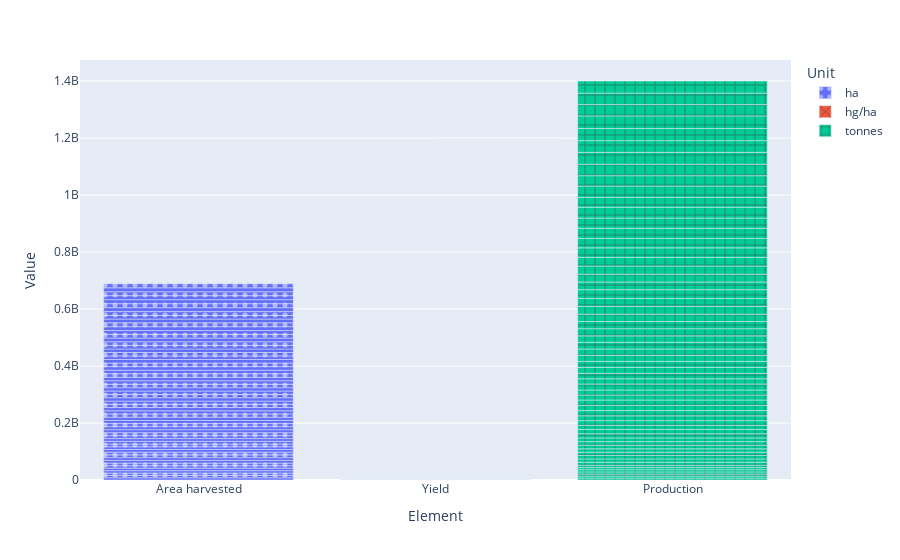

The notebook cell saved with this chart:
### Code cell
fig = px.bar(pak, x="Element", y="Value", color="Unit",
             pattern_shape="Unit", pattern_shape_sequence=[".", "x", "+"])
fig.show()

### Figure 1 — Plotly figure (JSON) as saved in the notebook; plotly's stock layout.template omitted (floating-point values rounded to 4 significant figures)
{"data": [{"alignmentgroup": "True", "hovertemplate": "Unit=ha<br>Element=%{x}<br>Value=%{y}<extra></extra>", "legendgroup": "ha", "marker": {"color": "#636efa", "pattern": {"shape": "."}}, "name": "ha", "offsetgroup": "ha", "orientation": "v", "showlegend": true, "textposition": "auto", "type": "bar", "x": ["Area harvested", "Area harvested", "Area harvested", "Area harvested", "Area harvested", "Area harvested", "Area harvested", "Area harvested", "Area harvested", "Area harvested", "Area harvested", "Area harvested", "Area harvested", "Area harvested", "Area harvested", "Area harvested", "Area harvested", "Area harvested", "Area harvested", "Area harvested", "Area harvested", "Area harvested", "Area harvested", "Area harvested", "Area harvested", "Area harvested", "Area harvested", "Area harvested", "Area harvested", "Area harvested", "Area harvested", "Area harvested", "Area harvested", "Area harvested", "Area harvested", "Area harvested", "Area harvested", "Area harvested", "Area harvested", "Area harvested", "Area harvested", "Area harvested", "Area harvested", "Area harvested", "Area harvested", "Area harvested", "Area harvested", "Area harvested", "Area harvested", "Area harvested", "Area harvested", "Area harvested", "Area harvested", "Area harvested", "Area harvested", "Area harvested", "Area harvested", "Area harvested", "Area harvested", "Area harvested"], "xaxis": "x", "y": [7858558, 8090856, 8212602, 8533549, 8872528, 8667751, 9031397, 9536762, 9706300, 9837847, 9473889, 9190065, 9602198, 9525590, 9435332, 9764570, 10280049, 10330327, 10585100, 10584500, 10910000, 11040200, 11401300, 11350900, 11048800, 11382000, 11317900, 11302100, 11809700, 11864100, 11705800, 11738200, 12181400, 12134600, 12210700, 12410400, 12356500, 12718800, 12515100, 12668100, 12126700, 12022100, 12481100, 12470000, 12809800, 12931600, 13051400, 13387900, 13674300, 13332376, 13308200, 12749240, 13363900, 13959878, 13961922, 14087724, 13928846, 13735791, 13893493, 14082566], "yaxis": "y"}, {"alignmentgroup": "True", "hovertemplate": "Unit=hg/ha<br>Element=%{x}<br>Value=%{y}<extra></extra>", "legendgroup": "hg/ha", "marker": {"color": "#EF553B", "pattern": {"shape": "x"}}, "name": "hg/ha", "offsetgroup": "hg/ha", "orientation": "v", "showlegend": true, "textposition": "auto", "type": "bar", "x": ["Yield", "Yield", "Yield", "Yield", "Yield", "Yield", "Yield", "Yield", "Yield", "Yield", "Yield", "Yield", "Yield", "Yield", "Yield", "Yield", "Yield", "Yield", "Yield", "Yield", "Yield", "Yield", "Yield", "Yield", "Yield", "Yield", "Yield", "Yield", "Yield", "Yield", "Yield", "Yield", "Yield", "Yield", "Yield", "Yield", "Yield", "Yield", "Yield", "Yield", "Yield", "Yield", "Yield", "Yield", "Yield", "Yield", "Yield", "Yield", "Yield", "Yield", "Yield", "Yield", "Yield", "Yield", "Yield", "Yield", "Yield", "Yield", "Yield", "Yield"], "xaxis": "x", "y": [8564, 8580, 8777, 8865, 8866, 8400, 9042, 11316, 11920, 12297, 11966, 12841, 13258, 13139, 13914, 14607, 14703, 14292, 15403, 16131, 16702, 16373, 16753, 15449, 16019, 18333, 16282, 17024, 17797, 17664, 18058, 18847, 19595, 18409, 20504, 20463, 20442, 22003, 22178, 24045, 22305, 22602, 23206, 24307, 26158, 25540, 27439, 26537, 27897, 26110, 29534, 28626, 30013, 30012, 29424, 30207, 31804, 28872, 28938, 30208], "yaxis": "y"}, {"alignmentgroup": "True", "hovertemplate": "Unit=tonnes<br>Element=%{x}<br>Value=%{y}<extra></extra>", "legendgroup": "tonnes", "marker": {"color": "#00cc96", "pattern": {"shape": "+"}}, "name": "tonnes", "offsetgroup": "tonnes", "orientation": "v", "showlegend": true, "textposition": "auto", "type": "bar", "x": ["Production", "Production", "Production", "Production", "Production", "Production", "Production", "Production", "Production", "Production", "Production", "Production", "Production", "Production", "Production", "Production", "Production", "Production", "Production", "Production", "Production", "Production", "Production", "Production", "Production", "Production", "Production", "Production", "Production", "Production", "Production", "Production", "Production", "Production", "Production", "Production", "Production", "Production", "Production", "Production", "Production", "Production", "Production", "Production", "Production", "Production", "Production", "Production", "Production", "Production", "Production", "Production", "Production", "Production", "Production", "Production", "Production", "Production", "Production", "Production"], "xaxis": "x", "y": [6729680, 6941600, 7208300, 7565300, 7866500, 7281250, 8166500, 10791900, 11569500, 12097337, 11336393, 11800886, 12730806, 12515833, 13127967, 14262949, 15115120, 14764206, 16304600, 17073600, 18222050, 18075950, 19100750, 17535900, 17699400, 20866100, 18428100, 19240300, 21017550, 20957200, 21137950, 22123350, 23869650, 22338150, 25036450, 25394800, 25259600, 27985200, 27756417, 30460700, 27048000, 27172850, 28963500, 30311300, 33507800, 33027900, 35812200, 35528100, 38147050, 34811258, 39304580, 36496350, 40109711, 41895811, 41081682, 42555022, 44299995, 39658364, 40205238, 42540915], "yaxis": "y"}], "layout": {"barmode": "relative", "legend": {"title": {"text": "Unit"}, "tracegroupgap": 0}, "margin": {"t": 60}, "xaxis": {"anchor": "y", "domain": [0, 1], "title": {"text": "Element"}}, "yaxis": {"anchor": "x", "domain": [0, 1], "title": {"text": "Value"}}}}
